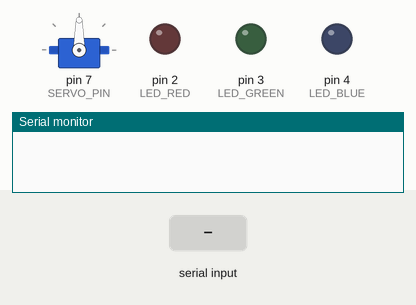
This sketch was run on a simulated Arduino Uno, built with avr-gcc and run on an emulated ATmega328P. On the bench: servo, output pins drawn as LEDs (lit = HIGH), the last lines printed to the serial monitor. The inputs (shaded band) are chosen by the test bench.

Above: at 1.3 s.
1.4 s: "on" received over Serial
At 2.3 s:
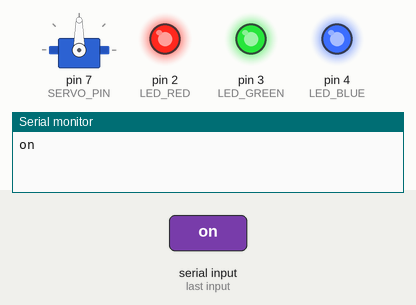
2.9 s: "#" received over Serial
4.4 s: "all" received over Serial
Timing chart, 0 to 7.4 s (numbered marks = the images above; inputs shaded):
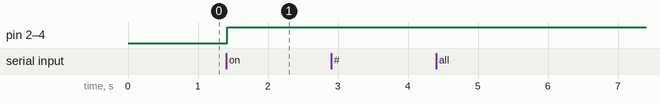

The sketch:

sketch_dec15b.ino
```cpp
#include <Servo.h>

const int LED_RED = 2;
const int LED_GREEN = 3;
const int LED_BLUE = 4;
const int SERVO_PIN = 7;

String voice;

Servo servo1;

void On(){
  digitalWrite(LED_RED, HIGH);
}

void GreenOn(){
  digitalWrite(LED_GREEN, HIGH);
}

void BlueOn(){
  digitalWrite(LED_BLUE, HIGH);
}

void allOn(){
  digitalWrite(LED_RED, HIGH);
  digitalWrite(LED_GREEN, HIGH);
  digitalWrite(LED_BLUE, HIGH);
}

void allOff(){
  digitalWrite(LED_RED, LOW);
  digitalWrite(LED_GREEN, LOW);
  digitalWrite(LED_BLUE, LOW);
}

void servoLeft(){
  servo1.write(180);
  delay(100);
}

void servoRight(){
  servo1.write(0);
  delay(100);
}

void setup(){
  Serial.begin(9600);
  pinMode(LED_RED, OUTPUT);
  pinMode(LED_GREEN, OUTPUT);
  pinMode(LED_BLUE, OUTPUT);
  servo1.attach(SERVO_PIN);
  servo1.write(90);
  delay(100);
}

void loop(){
  while(Serial.available()){
    delay(10);
    char c = Serial.read();
    if (c == "#")
    {
      break;
    }
    voice += c;
  }
  if(voice.length() > 0){
    Serial.println(voice);

    if(voice == "on" || voice == "all")
    {
      allOn();
    }
    else if(voice == "off" || voice == "all off"){
      allOff();
    }
    else if(voice == "red" || voice == "red on"){
      On();
    }
    else if(voice == "green" || voice == "green on"){
      GreenOn();
    }
    else if(voice == "blue" || voice == "blue on"){
      BlueOn();
    }
    else if(voice == "servo" && voice == "left"){
      servoLeft();
    }
    else if(voice == "servo" && voice == "right"){
      servoRight();
    }
    voice = "";
  }
}
```

Measured:
- after the input at 1.4 s, pin 2 (LED_RED), pin 3 (LED_GREEN), pin 4 (LED_BLUE): LOW → HIGH at once
